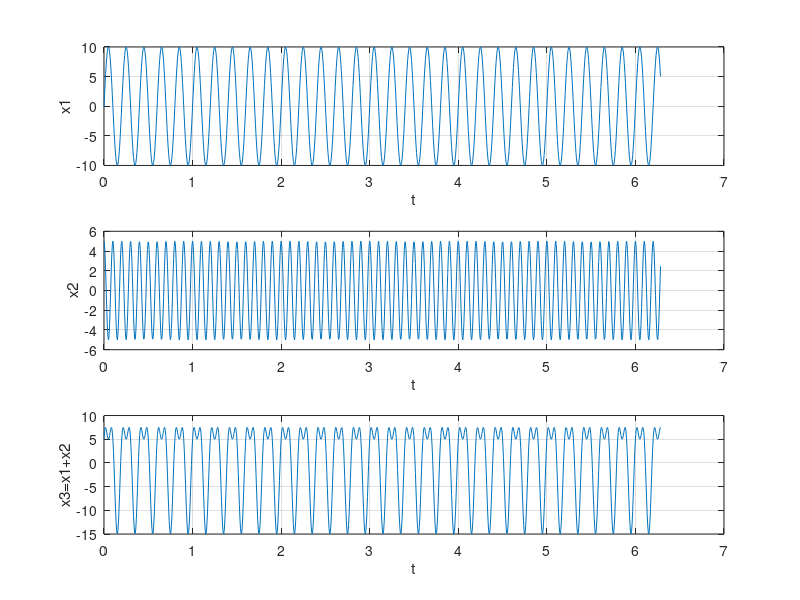

The MATLAB script that drew this image:
%t=0:pi/200:2*pi;
t=linspace(0,2*pi,1000);
A1=10;
A2=5;

x1=A1.*sin(2*pi*5*t);
x2=A2.*sin(2*pi*10*t+pi/2);

x3=x1+x2;


subplot(3,1,1)
plot (t,x1)
xlabel('t')
ylabel('x1')
grid on;

subplot(3,1,2)
plot(t,x2)
xlabel('t')
ylabel('x2')
grid on;

subplot(3,1,3)
plot(t,x3)
xlabel('t')
ylabel('x3=x1+x2')
grid on;